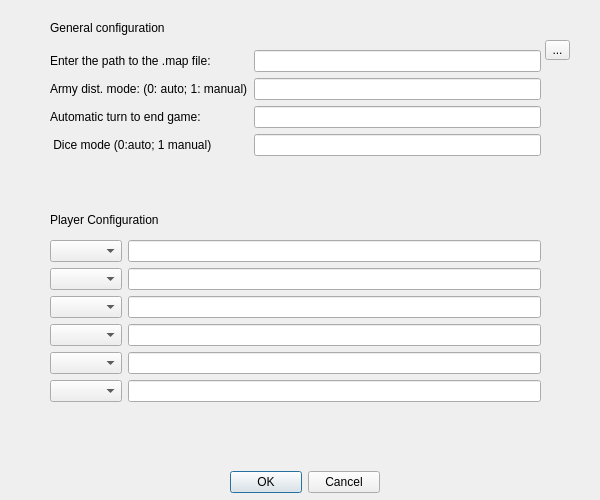
<?xml version="1.0" encoding="UTF-8"?>
<ui version="4.0">
 <class>SettingsDialog</class>
 <widget class="QDialog" name="SettingsDialog">
  <property name="geometry">
   <rect>
    <x>0</x>
    <y>0</y>
    <width>600</width>
    <height>500</height>
   </rect>
  </property>
  <property name="windowTitle">
   <string>Dialog</string>
  </property>
  <widget class="QDialogButtonBox" name="buttonBox">
   <property name="geometry">
    <rect>
     <x>230</x>
     <y>465</y>
     <width>150</width>
     <height>35</height>
    </rect>
   </property>
   <property name="orientation">
    <enum>Qt::Horizontal</enum>
   </property>
   <property name="standardButtons">
    <set>QDialogButtonBox::Cancel|QDialogButtonBox::Ok</set>
   </property>
  </widget>
  <widget class="QWidget" name="formLayoutWidget">
   <property name="geometry">
    <rect>
     <x>50</x>
     <y>50</y>
     <width>491</width>
     <height>142</height>
    </rect>
   </property>
   <layout class="QFormLayout" name="formLayout">
    <item row="0" column="1">
     <widget class="QLineEdit" name="lineEdit"/>
    </item>
    <item row="1" column="0">
     <widget class="QLabel" name="label_3">
      <property name="text">
       <string>Army dist. mode: (0: auto; 1: manual)</string>
      </property>
     </widget>
    </item>
    <item row="1" column="1">
     <widget class="QLineEdit" name="lineEdit_3"/>
    </item>
    <item row="2" column="0">
     <widget class="QLabel" name="label_4">
      <property name="text">
       <string>Automatic turn to end game: </string>
      </property>
     </widget>
    </item>
    <item row="2" column="1">
     <widget class="QLineEdit" name="lineEdit_4"/>
    </item>
    <item row="3" column="0">
     <widget class="QLabel" name="label_5">
      <property name="text">
       <string> Dice mode (0:auto; 1 manual)</string>
      </property>
     </widget>
    </item>
    <item row="3" column="1">
     <widget class="QLineEdit" name="lineEdit_5"/>
    </item>
    <item row="0" column="0">
     <widget class="QLabel" name="label">
      <property name="text">
       <string>Enter the path to the .map file: </string>
      </property>
     </widget>
    </item>
   </layout>
  </widget>
  <widget class="QToolButton" name="toolButton">
   <property name="geometry">
    <rect>
     <x>545</x>
     <y>40</y>
     <width>25</width>
     <height>20</height>
    </rect>
   </property>
   <property name="text">
    <string>...</string>
   </property>
  </widget>
  <widget class="QWidget" name="formLayoutWidget_2">
   <property name="geometry">
    <rect>
     <x>50</x>
     <y>240</y>
     <width>491</width>
     <height>211</height>
    </rect>
   </property>
   <layout class="QFormLayout" name="formLayout_2">
    <item row="0" column="0">
     <widget class="QComboBox" name="comboBox"/>
    </item>
    <item row="5" column="0">
     <widget class="QComboBox" name="comboBox_6"/>
    </item>
    <item row="0" column="1">
     <widget class="QLineEdit" name="lineEdit_6"/>
    </item>
    <item row="1" column="1">
     <widget class="QLineEdit" name="lineEdit_7"/>
    </item>
    <item row="2" column="1">
     <widget class="QLineEdit" name="lineEdit_8"/>
    </item>
    <item row="3" column="1">
     <widget class="QLineEdit" name="lineEdit_9"/>
    </item>
    <item row="4" column="1">
     <widget class="QLineEdit" name="lineEdit_10"/>
    </item>
    <item row="5" column="1">
     <widget class="QLineEdit" name="lineEdit_11"/>
    </item>
    <item row="1" column="0">
     <widget class="QComboBox" name="comboBox_2"/>
    </item>
    <item row="2" column="0">
     <widget class="QComboBox" name="comboBox_3"/>
    </item>
    <item row="3" column="0">
     <widget class="QComboBox" name="comboBox_4">
      <property name="enabled">
       <bool>true</bool>
      </property>
     </widget>
    </item>
    <item row="4" column="0">
     <widget class="QComboBox" name="comboBox_5">
      <property name="sizePolicy">
       <sizepolicy hsizetype="Preferred" vsizetype="Fixed">
        <horstretch>0</horstretch>
        <verstretch>0</verstretch>
       </sizepolicy>
      </property>
     </widget>
    </item>
   </layout>
  </widget>
  <widget class="QLabel" name="label_6">
   <property name="geometry">
    <rect>
     <x>50</x>
     <y>210</y>
     <width>131</width>
     <height>20</height>
    </rect>
   </property>
   <property name="text">
    <string>Player Configuration</string>
   </property>
  </widget>
  <widget class="QLabel" name="label_2">
   <property name="geometry">
    <rect>
     <x>50</x>
     <y>20</y>
     <width>161</width>
     <height>16</height>
    </rect>
   </property>
   <property name="text">
    <string>General configuration</string>
   </property>
  </widget>
 </widget>
 <resources/>
 <connections>
  <connection>
   <sender>buttonBox</sender>
   <signal>accepted()</signal>
   <receiver>SettingsDialog</receiver>
   <slot>accept()</slot>
   <hints>
    <hint type="sourcelabel">
     <x>248</x>
     <y>254</y>
    </hint>
    <hint type="destinationlabel">
     <x>157</x>
     <y>274</y>
    </hint>
   </hints>
  </connection>
  <connection>
   <sender>buttonBox</sender>
   <signal>rejected()</signal>
   <receiver>SettingsDialog</receiver>
   <slot>reject()</slot>
   <hints>
    <hint type="sourcelabel">
     <x>316</x>
     <y>260</y>
    </hint>
    <hint type="destinationlabel">
     <x>286</x>
     <y>274</y>
    </hint>
   </hints>
  </connection>
 </connections>
</ui>
